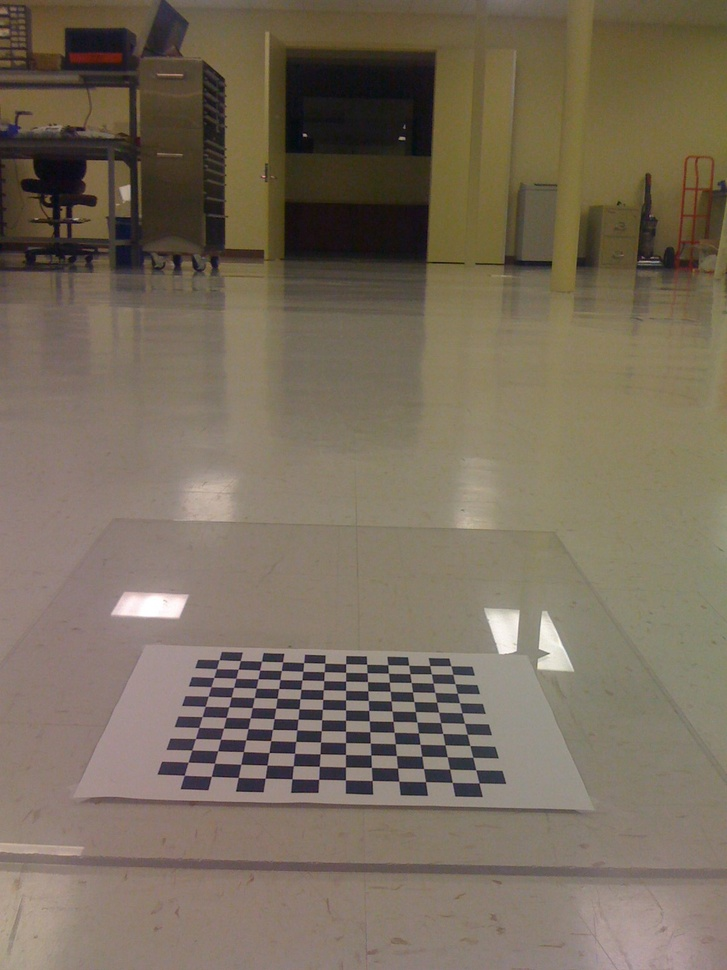
//> input picture Learning-OpenCV-3_examples/datas/birdseye/IMG_0214.jpg, 727 x 970 px, shrunk from 1200 x 1600 before the run
$ ./example_16-01 ../../datas/birdseye/IMG_0214.jpg ../../datas/birdseye/IMG_0215.jpg   (built with g++ and OpenCV 4)
//> lines starting //> are read from the running program, lines starting //| are printed output that depends on the picture; after the words box and inside, x2 and y2 are one past the last pixel; in counts of white or black regions, pixels touching at a corner belong together
### Learning-OpenCV-3_examples/chapter08/example_08-01/stdafx.h
// stdafx.h : include file for standard system include files,
// or project specific include files that are used frequently, but
// are changed infrequently
//

#pragma once

#include "targetver.h"

#include <stdio.h>
#include <tchar.h>


// TODO: reference additional headers your program requires here

### Learning-OpenCV-3_examples/chapter16/example_16-01/stdafx.h
// stdafx.h : include file for standard system include files,
// or project specific include files that are used frequently, but
// are changed infrequently
//

#pragma once

#include "targetver.h"

#include <stdio.h>
#include <tchar.h>


// TODO: reference additional headers your program requires here

### Learning-OpenCV-3_examples/chapter16/example_16-01/example_16-01.cpp
// Example 16-1. Pyramid L-K optical flow
//

#include "stdafx.h"
#include "..\..\_opencv.h"
#include <iostream>
#include <vector>

static const int MAX_CORNERS = 1000;
using std::cout;
using std::endl;
using std::vector;


void help(char** argv) {
	cout << "\nExample 16-1: Pyramid L-K optical flow example.\n" << endl;
	cout << "Call: " << argv[0] << " [image1] [image2]\n" << endl;
	cout << "\nExample:\n" << argv[0] << " ../example_16-01-imgA.png ../example_16-01-imgB.png\n" << endl;
	cout << "Demonstrates Pyramid Lucas-Kanade optical flow.\n" << endl;
}

int main(int argc, char** argv) {
	if (argc != 3) {
		help(argv);
		exit(-1);
	}
	// Initialize, load two images from the file system, and
	// allocate the images and other structures we will need for
	// results.
	//
	cv::Mat imgA = cv::imread(argv[1], CV_LOAD_IMAGE_GRAYSCALE);
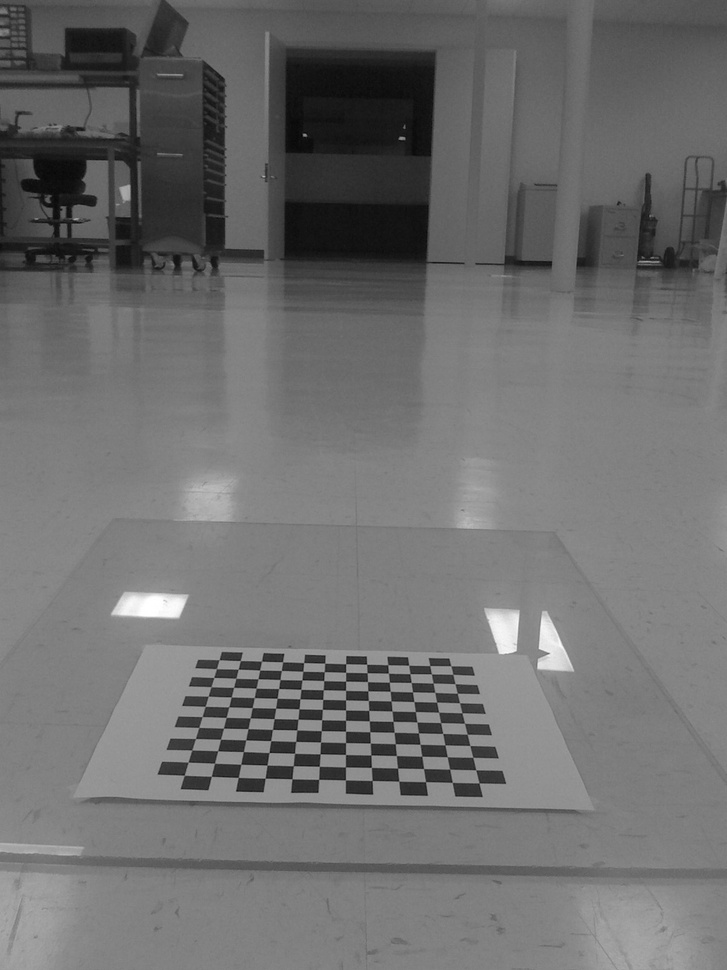
//> imgA: 970 rows x 727 cols, CV_8UC1; min 2, max 255, mean 109.9
	cv::Mat imgB = cv::imread(argv[2], CV_LOAD_IMAGE_GRAYSCALE);
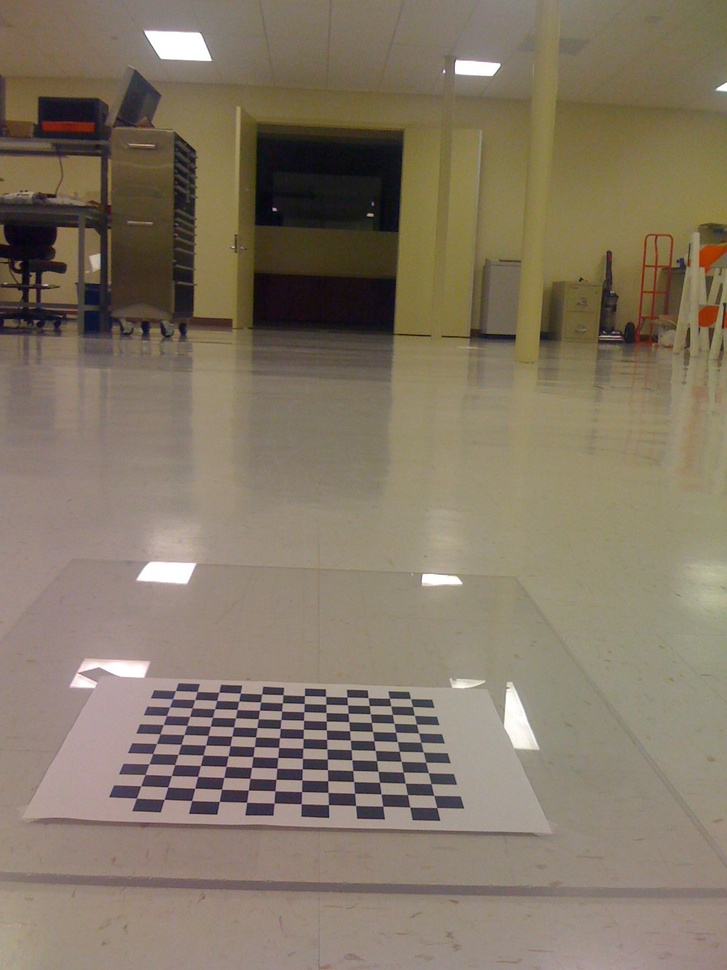
//> input picture Learning-OpenCV-3_examples/datas/birdseye/IMG_0215.jpg, 727 x 970 px, shrunk from 1200 x 1600 before the run
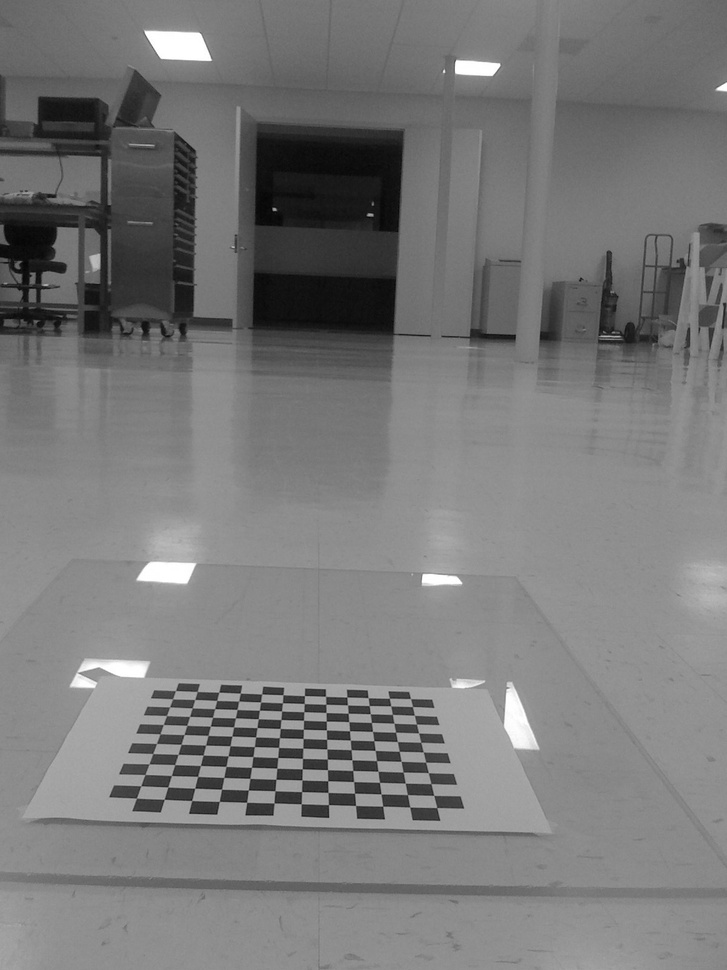
//> imgB: 970 rows x 727 cols, CV_8UC1; min 2, max 255, mean 120.6
	cv::Size img_sz = imgA.size();
//> img_sz = Size(727, 970)
	int win_size = 10;
	cv::Mat imgC = cv::imread(argv[2], CV_LOAD_IMAGE_UNCHANGED);
//> imgC is the input picture: 970 rows x 727 cols, CV_8UC3; mean B, G, R 101.1, 118.9, 131.4
	// The first thing we need to do is get the features
	// we want to track.
	//
	vector< cv::Point2f > cornersA, cornersB;
	const int MAX_CORNERS = 500;
	cv::goodFeaturesToTrack(
		imgA,                         // Image to track
		cornersA,                     // Vector of detected corners (output)
		MAX_CORNERS,                  // Keep up to this many corners
		0.01,                         // Quality level (percent of maximum)
		5,                            // Min distance between corners
		cv::noArray(),                // Mask
		3,                            // Block size
		false,                        // true: Harris, false: Shi-Tomasi
		0.04                          // method specific parameter
	);
//> cornersA = 500 Points (x, y), first 12: [303, 134], [283, 654], [303, 679], [237, 790], [399, 138], [389, 690], [391, 710], [259, 678], [321, 753], [473, 674], [370, 766], [279, 688]

	cv::cornerSubPix(
		imgA,                           // Input image
		cornersA,                       // Vector of corners (input and output)
		cv::Size(win_size, win_size),   // Half side length of search window
		cv::Size(-1, -1),               // Half side length of dead zone (-1=none)
		cv::TermCriteria(
			cv::TermCriteria::MAX_ITER | cv::TermCriteria::EPS,
			20,                         // Maximum number of iterations
			0.03                        // Minimum change per iteration
		)
	);
//> cornersA = 500 Points (x, y), first 12: [304.1, 134.6], [283, 654], [302.4, 675.8], [235.3, 795.3], [401.8, 137.5], [389.6, 686.7], [391.6, 706.2], [258.7, 674.5], [320.1, 753.9], [475, 681.1], [371.4, 767.4], [279.3, 684.2]

	// Call the Lucas Kanade algorithm
	//
	vector<uchar> features_found;
	cv::calcOpticalFlowPyrLK(
		imgA,                         // Previous image
		imgB,                         // Next image
		cornersA,                     // Previous set of corners (from imgA)
		cornersB,                     // Next set of corners (from imgB)
		features_found,               // Output vector, each is 1 for tracked
		cv::noArray(),                // Output vector, lists errors (optional)
		cv::Size(win_size * 2 + 1, win_size * 2 + 1),  // Search window size
		5,                            // Maximum pyramid level to construct
		cv::TermCriteria(
			cv::TermCriteria::MAX_ITER | cv::TermCriteria::EPS,
			20,                         // Maximum number of iterations
			0.3                         // Minimum change per iteration
		)
	);
//> cornersB = 500 Points (x, y), first 12: [273.8, 208.9], [237.4, 701.9], [257.6, 723.4], [188.8, 817.4], [370, 214], [349.8, 735.4], [351.4, 754.9], [232.6, 731.5], [276, 779.3], [444.8, 749.1], [328, 792.4], [232.7, 731.5]; features_found = 500 values, max 1 at index 0, min 0 at index 223, mean 0.936

	// Now make some image of what we are looking at:
	// Note that if you want to track cornersB further, i.e.
	// pass them as input to the next calcOpticalFlowPyrLK,
	// you would need to "compress" the vector, i.e., exclude points for which
	// features_found[i] == false.
	for (int i = 0; i < static_cast<int>(cornersA.size()); ++i) {
		if (!features_found[i]) {
			continue;
		}
		line(
			imgC,                        // Draw onto this image
			cornersA[i],                 // Starting here
			cornersB[i],                 // Ending here
			cv::Scalar(0, 255, 0),       // This color
			1,                           // This many pixels wide
			cv::LINE_AA                  // Draw line in this style
		);
	}
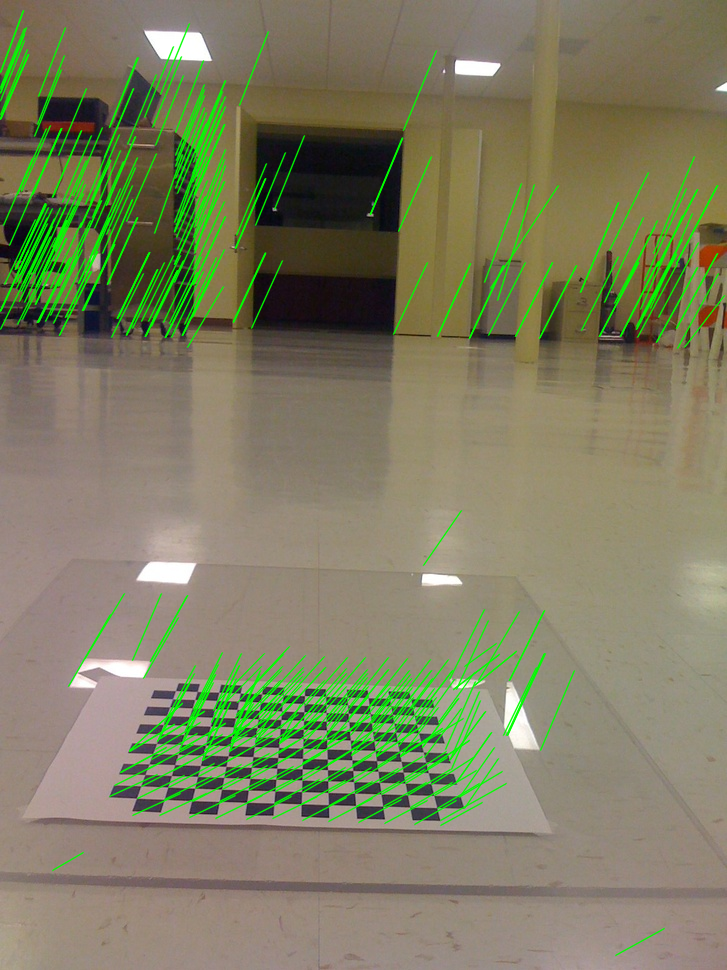
//> imgC: 970 rows x 727 cols, CV_8UC3; 7.77% of pixels changed, all inside (x1, y1, x2, y2) = (0, 10, 726, 957)

	cv::imshow("ImageA", imgA);
	cv::imshow("ImageB", imgB);
	cv::imshow("LK Optical Flow Example", imgC);
	cv::waitKey(0);

	return 0;
}
